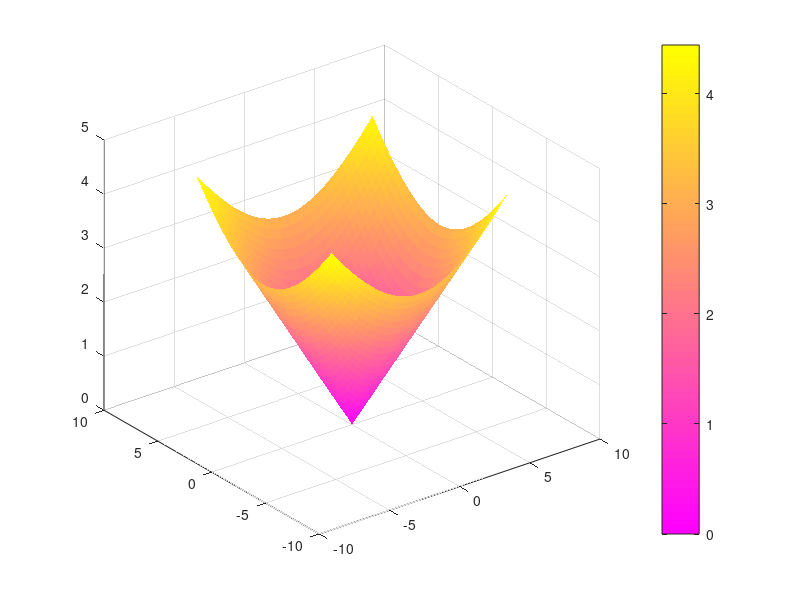

Write MATLAB code to recreate this figure.
[x,y]=meshgrid(-2*pi:0.1*pi:2*pi);
a=2;
b=2;
c=1;
A=a^2;
B=b^2;
z=c*sqrt((x.^2)/A+(y.^2)/B);

figure;
surf(x,y,z)
shading flat
colormap (spring)
colorbar
